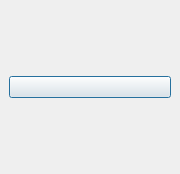
<?xml version="1.0" encoding="UTF-8"?>
<ui version="4.0">
 <class>Dialog</class>
 <widget class="QDialog" name="Dialog">
  <property name="geometry">
   <rect>
    <x>0</x>
    <y>0</y>
    <width>180</width>
    <height>174</height>
   </rect>
  </property>
  <property name="windowTitle">
   <string>Dialog</string>
  </property>
  <layout class="QHBoxLayout" name="horizontalLayout">
   <item>
    <widget class="QPushButton" name="CallButton">
     <property name="palette">
      <palette>
       <active>
        <colorrole role="WindowText">
         <brush brushstyle="SolidPattern">
          <color alpha="255">
           <red>13</red>
           <green>86</green>
           <blue>27</blue>
          </color>
         </brush>
        </colorrole>
       </active>
       <inactive>
        <colorrole role="WindowText">
         <brush brushstyle="SolidPattern">
          <color alpha="255">
           <red>13</red>
           <green>86</green>
           <blue>27</blue>
          </color>
         </brush>
        </colorrole>
       </inactive>
       <disabled>
        <colorrole role="WindowText">
         <brush brushstyle="SolidPattern">
          <color alpha="255">
           <red>190</red>
           <green>190</green>
           <blue>190</blue>
          </color>
         </brush>
        </colorrole>
       </disabled>
      </palette>
     </property>
     <property name="text">
      <string/>
     </property>
     <property name="icon">
      <iconset>
       <normaloff>1.png</normaloff>1.png</iconset>
     </property>
     <property name="iconSize">
      <size>
       <width>150</width>
       <height>150</height>
      </size>
     </property>
    </widget>
   </item>
  </layout>
 </widget>
 <layoutdefault spacing="6" margin="9"/>
 <resources/>
 <connections/>
 <designerdata>
  <property name="gridDeltaX">
   <number>10</number>
  </property>
  <property name="gridDeltaY">
   <number>10</number>
  </property>
  <property name="gridSnapX">
   <bool>true</bool>
  </property>
  <property name="gridSnapY">
   <bool>true</bool>
  </property>
  <property name="gridVisible">
   <bool>true</bool>
  </property>
 </designerdata>
</ui>
